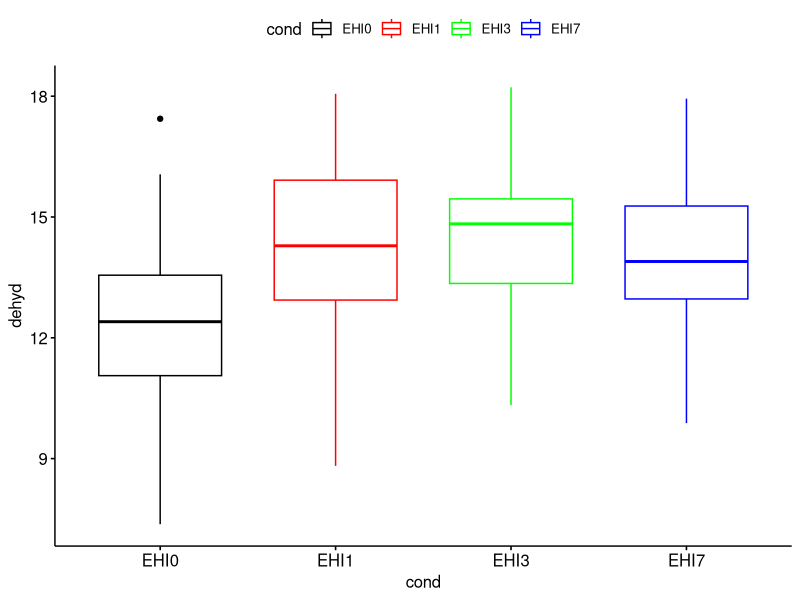
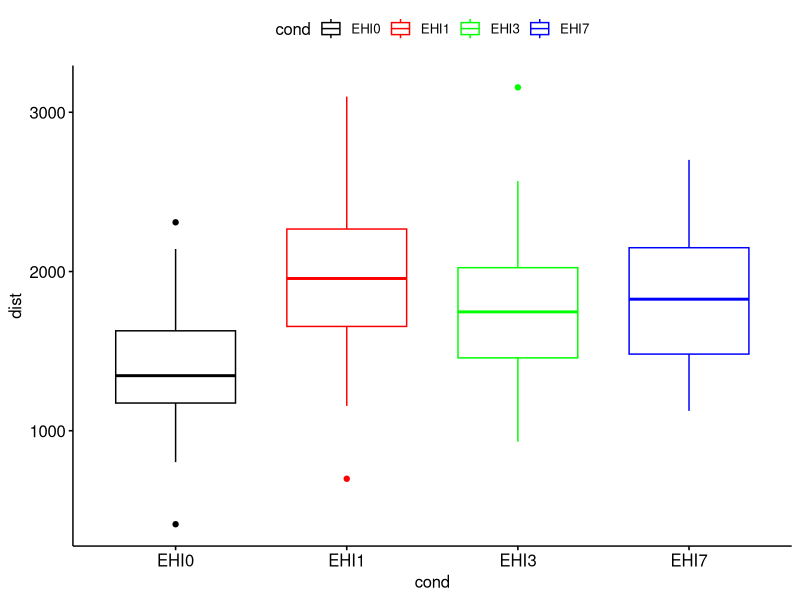
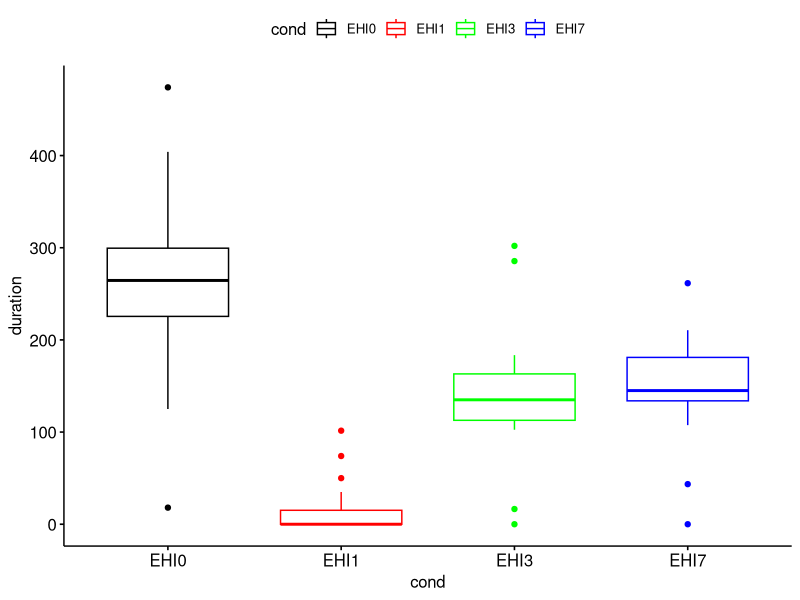
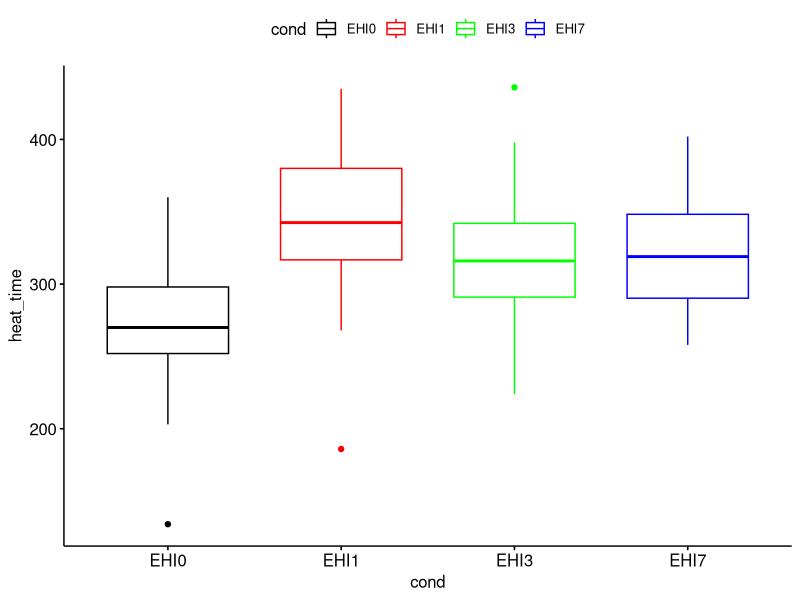
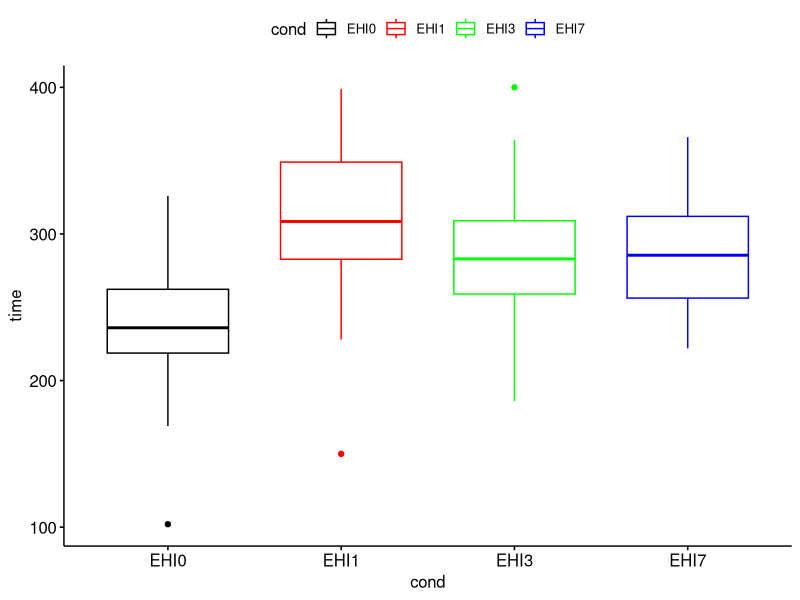
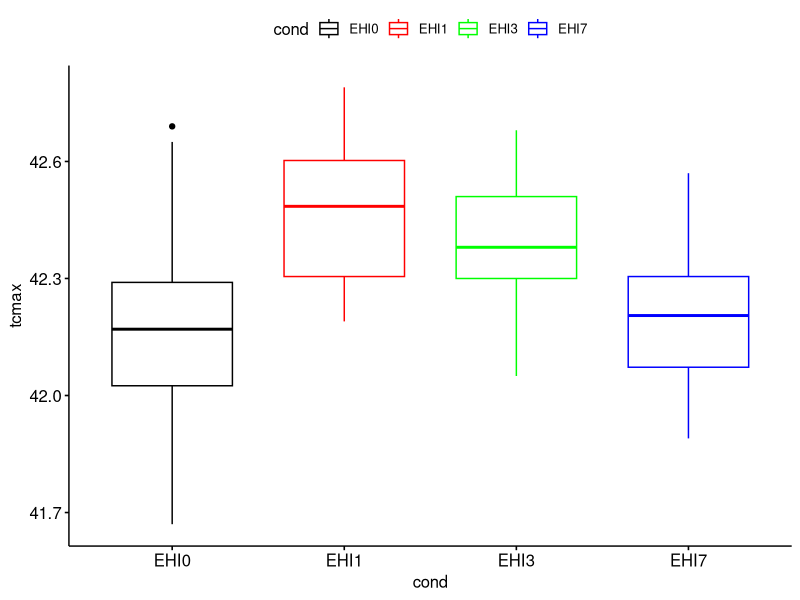
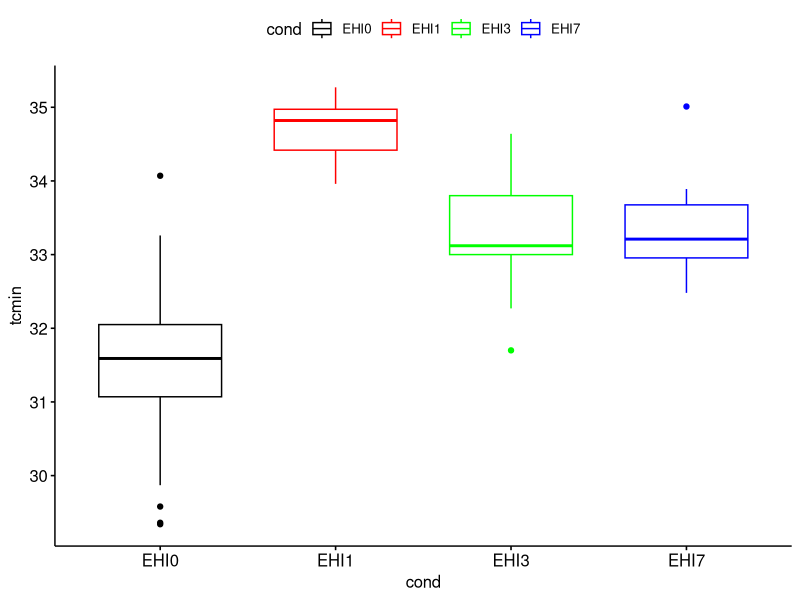
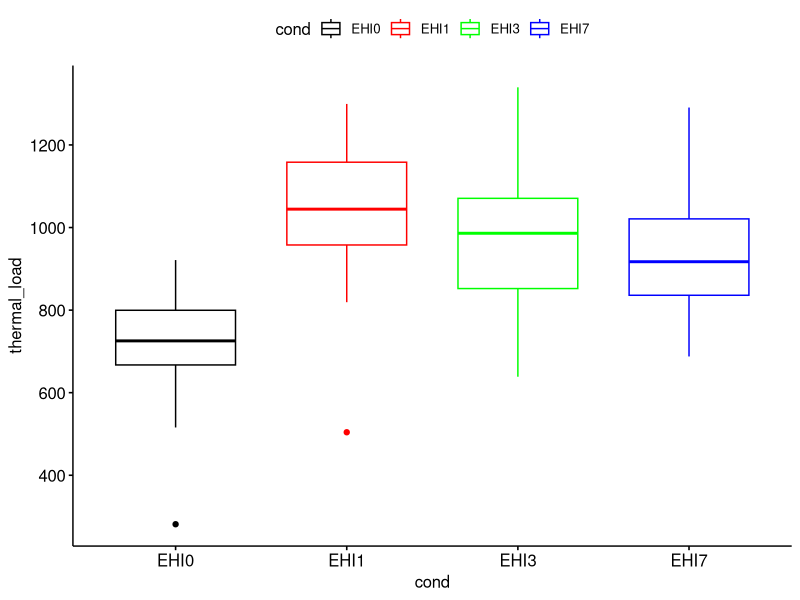

These figures' R source, in order:
# Import Packages ------------------
library(tidyverse)
library(rstatix)
library(ggpubr)


# % Dehydration -----------
df_dehyd = read.csv("dehyd.csv") %>%
  # mutate(id = 1:length(.data)) %>%
  pivot_longer(
    EHI0:EHI7,
    names_to = "cond",
   # names_prefix = "EHI",
    values_to = "dehyd",
    values_drop_na = TRUE
  ) %>%
  mutate(cond = as.factor(cond)) %>%
  rowid_to_column()

# Welch's one-way ANOVA
anova_dehyd = df_dehyd %>%
  welch_anova_test(dehyd ~ cond)
# Print Results
#print(anova_dehyd)

# Games-Howell Pairwise Tests
gh_dehyd = df_dehyd %>%
  games_howell_test(dehyd ~ cond)
#print(gh_dehyd)

# Plot Data
plot_dehyd = ggboxplot(
  df_dehyd,
  x = "cond",
  y = "dehyd",
  color = "cond",
  palette = c("black", "red", "green", "blue")
)



# Distance Ran -----------
df_dist_ran = read.csv("dist_ran.csv") %>%
  # mutate(id = 1:length(.data)) %>%
  pivot_longer(
    EHI0:EHI7,
    names_to = "cond",
    # names_prefix = "EHI",
    values_to = "dist",
    values_drop_na = TRUE
  ) %>%
  mutate(cond = as.factor(cond)) %>%
  rowid_to_column()

# Welch's one-way ANOVA
anova_dist_ran = df_dist_ran %>%
  welch_anova_test(dist ~ cond)
# Print Results
#print(anova_dist_ran)

# Games-Howell Pairwise Tests
gh_dist_ran = df_dist_ran %>%
  games_howell_test(dist ~ cond)
#print(gh_dist_ran)

# Plot Data
plot_dist_ran = ggboxplot(
  df_dist_ran,
  x = "cond",
  y = "dist",
  color = "cond",
  palette = c("black", "red", "green", "blue")
)


# Running Time -----------

df_run_time = read.csv("run_time.csv") %>%
  # mutate(id = 1:length(.data)) %>%
  pivot_longer(
    EHI0:EHI7,
    names_to = "cond",
    # names_prefix = "EHI",
    values_to = "time",
    values_drop_na = TRUE
  ) %>%
  mutate(cond = as.factor(cond)) %>%
  rowid_to_column()

# Welch's one-way ANOVA
anova_run_time = df_run_time %>%
  welch_anova_test(time ~ cond)
# Print Results
#print(anova_run_time)

# Games-Howell Pairwise Tests
gh_run_time = df_run_time %>%
  games_howell_test(time ~ cond)
#print(gh_run_time)

# Plot Data
plot_run_time = ggboxplot(
  df_run_time,
  x = "cond",
  y = "time",
  color = "cond",
  palette = c("black", "red", "green", "blue")
)


# Time to Max Temp -----------

df_heat_time = read.csv("heat_time.csv") %>%
  # mutate(id = 1:length(.data)) %>%
  pivot_longer(
    EHI0:EHI7,
    names_to = "cond",
    # names_prefix = "EHI",
    values_to = "time",
    values_drop_na = TRUE
  ) %>%
  mutate(cond = as.factor(cond)) %>%
  rowid_to_column()

# Welch's one-way ANOVA
anova_heat_time = df_heat_time %>%
  welch_anova_test(time ~ cond)
# Print Results
#print(anova_heat_time)

# Games-Howell Pairwise Tests
gh_heat_time = df_heat_time %>%
  games_howell_test(time ~ cond)
#print(gh_heat_time)

# Plot Data
plot_heat_time = ggboxplot(
  df_heat_time,
  x = "cond",
  y = "time",
  color = "cond",
  palette = c("black", "red", "green", "blue")
)

# Tc MAX ----
df_tcmax = read.csv("tcmax.csv") %>%
  # mutate(id = 1:length(.data)) %>%
  pivot_longer(
    EHI0:EHI7,
    names_to = "cond",
    # names_prefix = "EHI",
    values_to = "tcmax",
    values_drop_na = TRUE
  ) %>%
  mutate(cond = as.factor(cond)) %>%
  rowid_to_column()

# Welch's one-way ANOVA
anova_tcmax = df_tcmax %>%
  welch_anova_test(tcmax ~ cond)
# Print Results
#print(anova_tcmax)

# Games-Howell Pairwise Tests
gh_tcmax = df_tcmax %>%
  games_howell_test(tcmax ~ cond)
#print(gh_tcmax)

# Plot Data
plot_tcmax = ggboxplot(
  df_tcmax,
  x = "cond",
  y = "tcmax",
  color = "cond",
  palette = c("black", "red", "green", "blue")
)

# Tc MIN ----
df_tcmin = read.csv("tcmin.csv") %>%
  # mutate(id = 1:length(.data)) %>%
  pivot_longer(
    EHI0:EHI7,
    names_to = "cond",
    # names_prefix = "EHI",
    values_to = "tcmin",
    values_drop_na = TRUE
  ) %>%
  mutate(cond = as.factor(cond)) %>%
  rowid_to_column()

# Welch's one-way ANOVA
anova_tcmin = df_tcmin %>%
  welch_anova_test(tcmin ~ cond)
# Print Results
#print(anova_tcmin)

# Games-Howell Pairwise Tests
gh_tcmin = df_tcmin %>%
  games_howell_test(tcmin ~ cond)
#print(gh_tcmin)

# Plot Data
plot_tcmin = ggboxplot(
  df_tcmin,
  x = "cond",
  y = "tcmin",
  color = "cond",
  palette = c("black", "red", "green", "blue")
)

# Hypothermic Duration ----
df_duration = read.csv("duration.csv") %>%
  # mutate(id = 1:length(.data)) %>%
  pivot_longer(
    EHI0:EHI7,
    names_to = "cond",
    # names_prefix = "EHI",
    values_to = "duration",
    values_drop_na = TRUE
  ) %>%
  mutate(cond = as.factor(cond)) %>%
  rowid_to_column()

# Welch's one-way ANOVA
anova_duration = df_duration %>%
  welch_anova_test(duration ~ cond)
# Print Results
#print(anova_duration)

# Games-Howell Pairwise Tests
gh_duration = df_duration %>%
  games_howell_test(duration ~ cond)
#print(gh_duration)

# Plot Data
plot_duration = ggboxplot(
  df_duration,
  x = "cond",
  y = "duration",
  color = "cond",
  palette = c("black", "red", "green", "blue")
)

# Thermal Load ----
df_thermal_load = read.csv("thermal_load.csv") %>%
  # mutate(id = 1:length(.data)) %>%
  pivot_longer(
    EHI0:EHI7,
    names_to = "cond",
    # names_prefix = "EHI",
    values_to = "thermal_load",
    values_drop_na = TRUE
  ) %>%
  mutate(cond = as.factor(cond)) %>%
  rowid_to_column()

# Welch's one-way ANOVA
anova_thermal_load = df_thermal_load %>%
  welch_anova_test(thermal_load ~ cond)
# Print Results
#print(anova_thermal_load)

# Games-Howell Pairwise Tests
gh_thermal_load = df_thermal_load %>%
  games_howell_test(thermal_load ~ cond)
#print(gh_thermal_load)

# Plot Data
plot_thermal_load = ggboxplot(
  df_thermal_load,
  x = "cond",
  y = "thermal_load",
  color = "cond",
  palette = c("black", "red", "green", "blue")
)

# Time to Tcmax ----
df_heat_time = read.csv("heat_time.csv") %>%
  # mutate(id = 1:length(.data)) %>%
  pivot_longer(
    EHI0:EHI7,
    names_to = "cond",
    # names_prefix = "EHI",
    values_to = "heat_time",
    values_drop_na = TRUE
  ) %>%
  mutate(cond = as.factor(cond)) %>%
  rowid_to_column()

# Welch's one-way ANOVA
anova_heat_time = df_heat_time %>%
  welch_anova_test(heat_time ~ cond)
# Print Results
#print(anova_heat_time)

# Games-Howell Pairwise Tests
gh_heat_time = df_heat_time %>%
  games_howell_test(heat_time ~ cond)
#print(gh_heat_time)

# Plot Data
plot_heat_time = ggboxplot(
  df_heat_time,
  x = "cond",
  y = "heat_time",
  color = "cond",
  palette = c("black", "red", "green", "blue")
)



